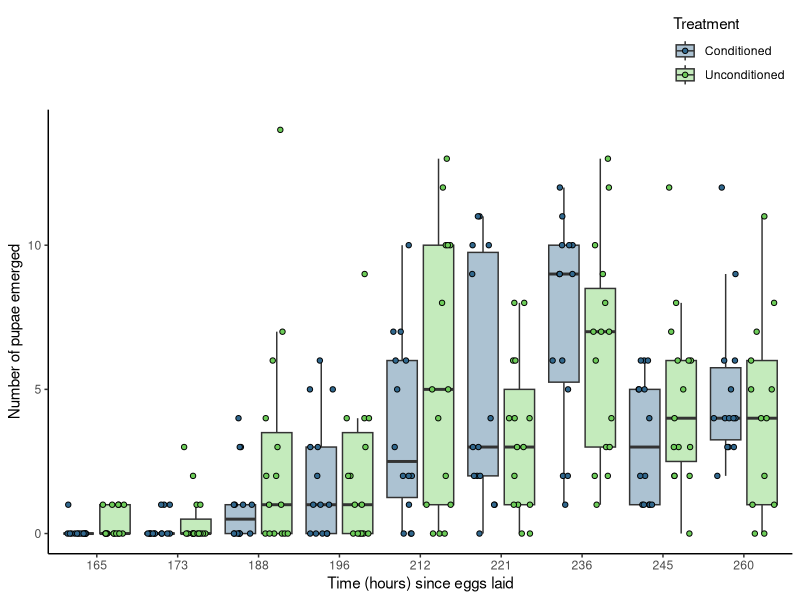

This figure's R source:
## Packages
library(tidyverse)
library(ggplot2)
library(readxl)
library(viridis)


## Choosing colours from viridis to use: 
viridis_colors <- viridis(10)

################################################ PUPAE ANALYSIS ####


## Reading pupae data in
pupae_fitness <- read_excel("data/fitness_development/MFE_pupae.xlsx")



## Boxplot ##
pupae_boxplot_2 <- ggplot(pupae_fitness, aes(x = factor(time_hours), y = pupae, fill = treatment)) +
  geom_boxplot(outlier.shape = NA, alpha = .4, position = position_dodge(width = 0.9)) +
  geom_point(aes(fill = treatment),
             size = 1.5, shape = 21,
             position = position_jitterdodge(jitter.width = 0.3, dodge.width = 0.9)) +
  scale_fill_manual(values = viridis_colors[c(4, 8)], labels = c("Conditioned", "Unconditioned")) +
  scale_x_discrete(labels = unique(pupae_fitness$time_hours)) +
  theme_classic() +
  theme(legend.position = "top",
        legend.justification = "right",
        legend.direction = "vertical",
        strip.placement = "outside", 
        strip.background = element_blank(),  
        strip.text = element_blank()) +
  labs(x = "Time (hours) since eggs laid", 
       y = "Number of pupae emerged",
       fill = "Treatment")

pupae_boxplot_2


pupae_fitness <- as.data.frame(pupae_fitness)

total_pupae <- pupae_fitness %>% 
  group_by(treatment) %>% 
  summarise(total_pupae = sum(pupae, na.rm = TRUE))


total_pupae <- as.data.frame(total_pupae)
